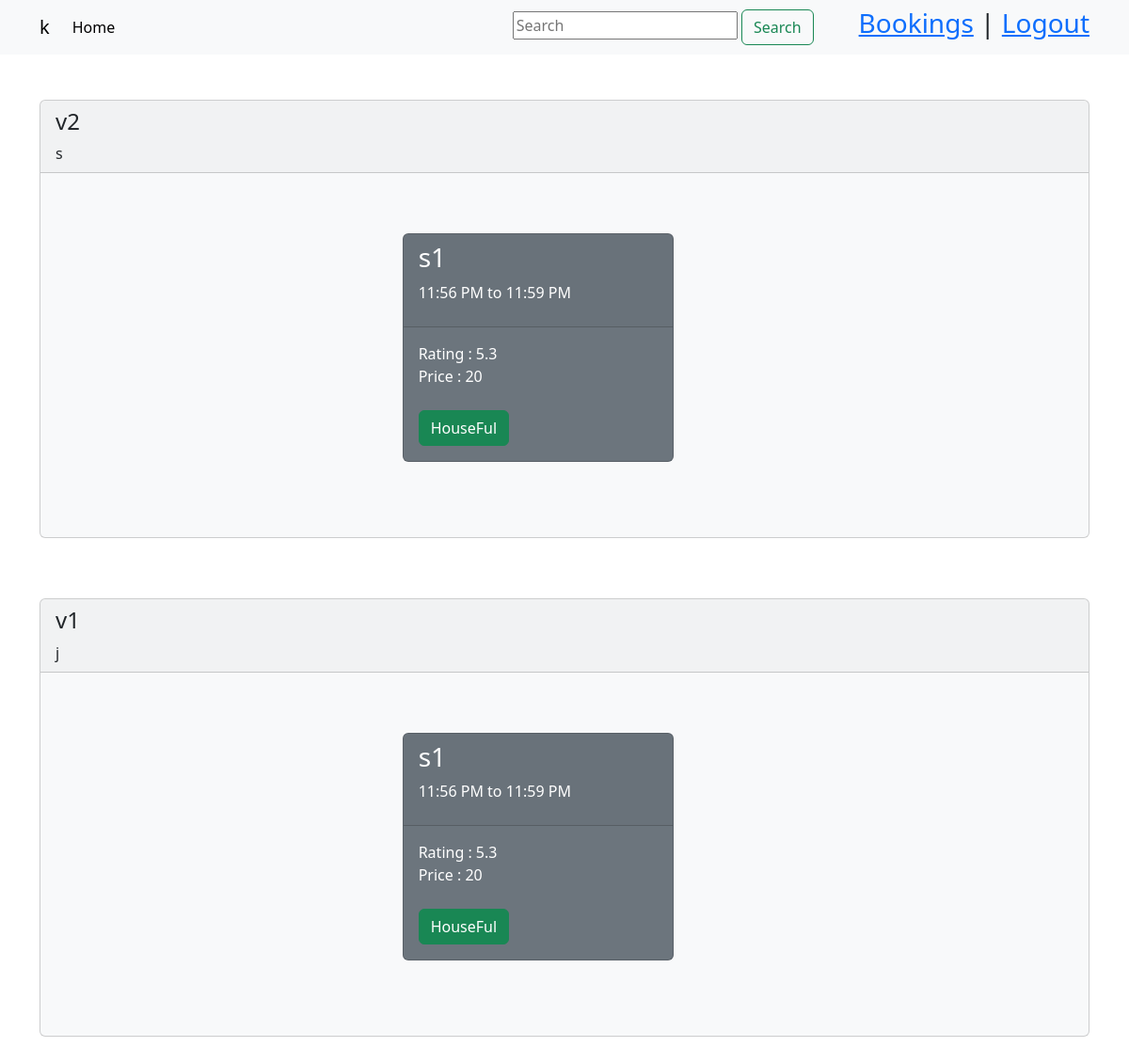
Page /1/venues on the committed database.
### database.py (models this page shows)
class User(db.Model):
  user_id = db.Column(db.Integer(), primary_key=True, autoincrement=True)
  username = db.Column(db.String(50), unique=True, nullable=False)
  password = db.Column(db.String(50), nullable=False)
  bookings = db.relationship("Booking", backref="user")

class Venue(db.Model):
  venue_id = db.Column(db.Integer(), primary_key=True, autoincrement=True)
  venue_name = db.Column(db.String(50), unique=True, nullable=False)
  Place = db.Column(db.String(50), nullable=False)
  Location = db.Column(db.String(50), nullable=False)
  Capacity = db.Column(db.Integer(), nullable=False)
  admin_ = db.Column(db.Integer(), db.ForeignKey('admin.admin_id'))
  shows = db.relationship("Show", secondary="showvenue", backref="venues")

class Show(db.Model):
  show_id = db.Column(db.Integer(), primary_key=True, autoincrement=True)
  show_name = db.Column(db.String(50), unique=True, nullable=False)
  rating = db.Column(db.String(50), nullable=False)
  start_time = db.Column(db.Time, nullable=False)
  end_time = db.Column(db.Time, nullable=False)
  tags = db.Column(db.String(50), nullable=False)
  price = db.Column(db.Integer(), nullable=False)

class Showvenue(db.Model):
  show_id = db.Column(db.Integer(),
                      db.ForeignKey('show.show_id'),
                      primary_key=True)
  venue_id = db.Column(db.Integer(),
                       db.ForeignKey('venue.venue_id'),
                       primary_key=True)
  n_seat = db.Column(db.Integer())
  d_price = db.Column(db.Integer())

### main.py (the view)
@app.route("/<int:user_id>/venues", methods=["GET", "POST"])
def Venues(user_id):
  u = User.query.get(user_id)
  v = Venue.query.all()
  sv = {}
  for i in v:
    d = {}
    for s_ in i.shows:
      sv_ = Showvenue.query.filter(Showvenue.show_id == s_.show_id,
                                   Showvenue.venue_id == i.venue_id).first()
      d[s_.show_id] = sv_
    sv[i.venue_id] = d
  if request.method == "POST":
    loc = request.form.get('q')
    v = Venue.query.filter_by(Location=loc).all()
  return render_template("venues.html", u=u, v=v, sv=sv)

### templates/venues.html (shortened to what this page needs)
{% extends "base.html" %}
{%block href%} href="/{{u.user_id}}/userdashbord" {%endblock%}
{% block Search %}
 <form class="form-group mx-5 my-lg-0 " action ="/{{u.user_id}}/venues" method = "post" >
      <input name="q" class="form mr-sm-2" type="search" placeholder="Search" >
      <button class="btn btn-outline-success mx-0 my-sm-0" type="submit">Search</button>
    </form>
{% endblock %}
{%block link%} <a href="/{{u.user_id}}/profile">Bookings</a> {% endblock %}
{% block body %}
<div class="container">
  <div class="row justify-content-center mt-5">
    {% if v|length!=0 %}
    {% for v in v | reverse %}
    <div class="col-md-12 mb-5">
      <div class="card bg-light mb-3" style="max-width: 100rem;">
        <div class="card-header col-12">
          <h4>{{v.venue_name}}</h4>
          {{v.Location}}
        </div>
        <div class="card-body">
          <div class="row justify-content-center mt-5">
            {% if v.shows|length!=0 %}
            {% for s in range(1,v.shows|length+1) %}
            <div class="col-md-4 mb-5">
              <div class="card text-white bg-secondary mb-3" style="max-width: 18rem;">
                <div class="card-header col-12">
                  <h3>{{v.shows[-s].show_name}}</h3>
                  <p> {{v.shows[-s].start_time.strftime(' %-I:%M %p')}} to {{v.shows[-s].end_time.strftime(' %-I:%M %p')}}</p>
                </div>
                <div class="card-body">
                  Rating : {{v.shows[-s].rating}}<br>
                  Price : {{sv[v.venue_id][v.shows[-s].show_id].d_price}} <br> <br>
                  {% if sv[v.venue_id][v.shows[-s].show_id].n_seat<=0 %}
                    <button type="button" class="btn btn-success"">HouseFul</button>
                  {% else %}
                  <div class="btn-group" role="group" aria-label="Basic outlined example">
                    <a href="/{{u.user_id}}/{{v.venue_id}}/{{v.shows[-s].show_id}}/booking">
                      <button type="button" class="btn btn-outline-info mb-3">Book it</button>
                    </a>
                  </div>
                  {% endif %}
                </div>
              </div>
            </div>
            {%endfor%}
          </div>
          {%else%}
          <div class="mt-2"> No Show Avalable </div>
          {%endif%}
        </div>
      </div>
    </div>
    {%endfor%}
    {% else %}
    No shows or venue Available
    {%endif%}
  </div>
</div>
{% endblock%}

### templates/base.html (shortened to what this page needs)
<!DOCTYPE html>
<!DOCTYPE html>
<html lang="en">
<head>
  <link href="https://cdn.jsdelivr.net/npm/bootstrap@5.3.0-alpha1/dist/css/bootstrap.min.css" rel="stylesheet">
</head>
<body>
    <nav class="navbar navbar-expand-lg bg-body-tertiary">
  <div class="container">
    <a class="navbar-brand" href="#" onclick="location.reload(); return false;">{{u.username}}</a>
    <div class="collapse navbar-collapse" id="navbarScroll">
      <ul class="navbar-nav me-auto my-2 my-lg-0 navbar-nav-scroll" style="--bs-scroll-height: 100px;">
        <li class="nav-item">
          <a class="nav-link active" aria-current="page" {%block href%} {%endblock%}>Home</a>
        </li>
      </ul>
      {% block Search %} {% endblock %}
      <h3>{%block linkforvenues %} {% endblock %} {%block link %} {% endblock %} | <a href="/">Logout</a> </h3>
    </div>
  </div>
</nav>
  {% block body %} {%endblock%}
</body>
</html>

### rows in the picture
User: username "k"
Venue: venue_name "v2", Location "s", show_name "s1", start_time "11:56 PM", end_time "11:59 PM", rating "5.3"
Showvenue: d_price "20"
Venue: venue_name "v1", Location "j", show_name "s1", start_time "11:56 PM", end_time "11:59 PM", rating "5.3"
Showvenue: d_price "20"
